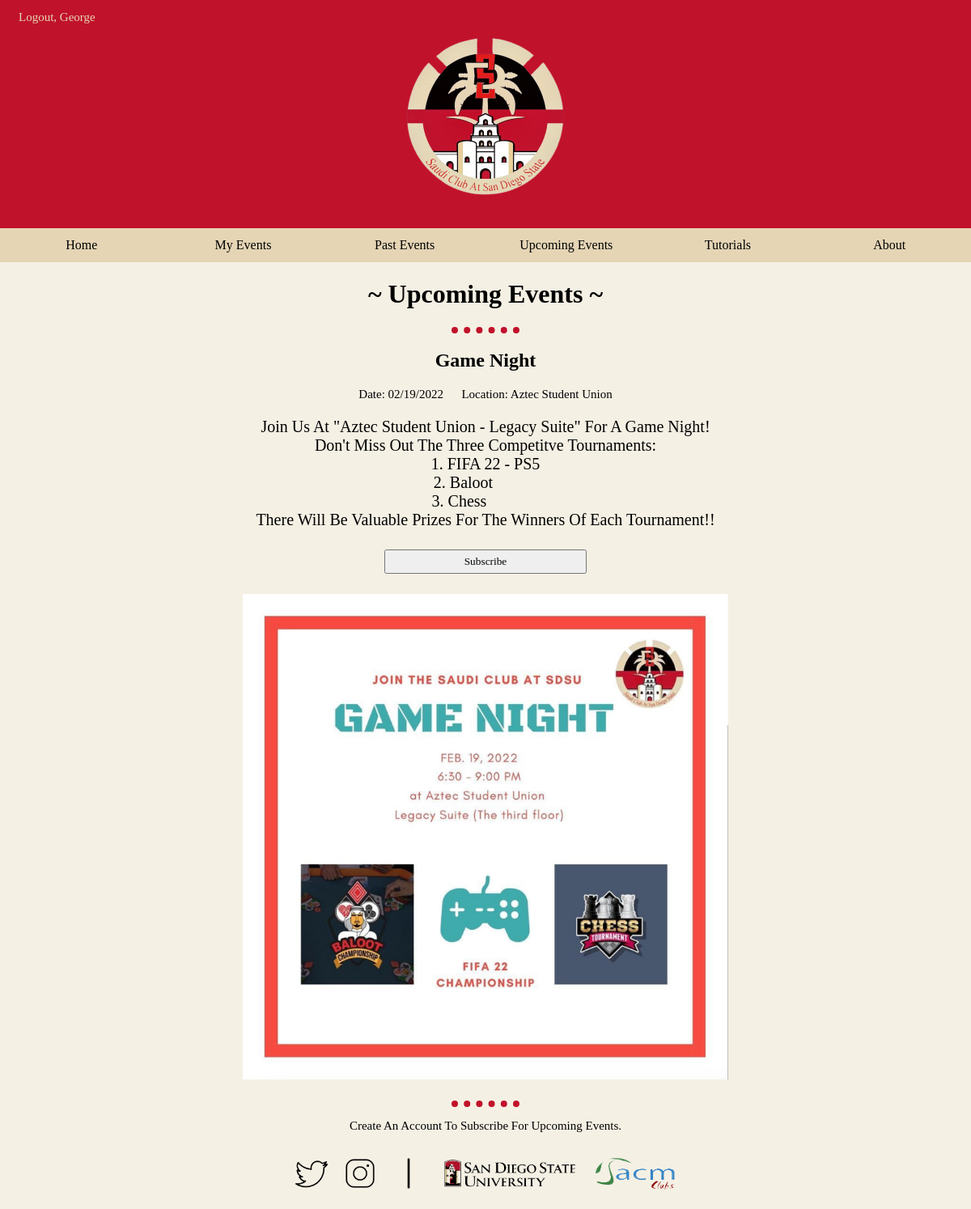
The app's page /upcoming-events.php (signed in) with its own data.
### tables this page shows
CREATE TABLE `events` (
  `eventid` int(11) NOT NULL,
  `eventname` varchar(60) NOT NULL,
  `eventdetails` varchar(300) NOT NULL,
  `eventdate` varchar(60) NOT NULL,
  `eventlocation` varchar(100) NOT NULL,
  `upcoming` int(2) NOT NULL,
  `image` varchar(400) NOT NULL
);

### upcoming-events.php (the view, shortened to what this page needs)
<!DOCTYPE html>
<html>
  <head>
    <link rel="stylesheet" href="css/styles.css">
  </head>
  <body>
    <?php include 'navbar.php';?>
    <div class="Upcoming_events" style="text-align: center;">
      <h1>~ Upcoming Events ~</h1>
      <hr>
      <?php
        $query = "SELECT * FROM events WHERE upcoming=1";
        $upcoming_events = mysqli_query($db, $query);
        while ($row = $upcoming_events->fetch_array(MYSQLI_NUM)) {
          $event_name = $row[1];
          $event_details = $row[2];
          $event_date = $row[3];
          $event_location = $row[4];
          $image = $row[6];
          ?>
          <h2> <?php echo $event_name; ?> </h2>
          <p class="subtext">Date: <?php echo $event_date; ?> &emsp; Location: <?php echo $event_location; ?> </p>
          <p>
            <?php echo $event_details; ?>
            <?php if( isset($_SESSION['userid'])){
                    $query = "SELECT * FROM userevents WHERE userid={$_SESSION['userid']} AND registered = 0";
                    $not_registered = mysqli_query($db, $query);
                    if (mysqli_num_rows($not_registered) == 1) {
                      ?>
                      <form class="Events-Registeration" action = "" method = "post">
                        <input type="submit" name="Register-upcoming" value="Subscribe" style="width: 250px; height: 30px;">
                      </form>
                      <?php
                    }
                  }
            ?>
          </p>
          <img class = "slideshow" src= "<?php echo $image; ?>" style="width:50%">
          <br><br>
        <?php
        }
      ?>
      <hr>
      <p class="subtext">Create an Account to subscribe for upcoming events.</p>
    </div>
    <?php include 'footer.php';?>
  </body>
</html>

### css/styles.css (style rules this page uses)
* { font-family: Copperplate; text-transform: capitalize; }
body { background-color: #E5D5B55A; margin-top: 0px; margin-left: 0px; margin-right: 0px; margin-bottom: 0px; text-align: center; }
p { font-size: 20px; margin-bottom: 25px; }
p.subtext { font-size: 15px; margin-bottom: 10px; }
hr { border-color: #C1122B; border-style: none; border-top-style: dotted; border-width: 8px; width: 7%; }
.Events-Registeration { display: inline-block; }
* { box-sizing: border-box }
img.slideshow { max-height: 650px; width: auto; vertical-align: middle; }
form { text-align: left; }

### records on screen
events: eventname "Game Night", eventdate "02/19/2022", eventlocation "Aztec Student Union", eventdetails "Join Us At \"aztec Student Union - Legacy Suite\" For A Game Night! Don't Miss Out The Three Competitve Tournaments: 1. FIFA 22 - PS5 2. Baloot 3. Chess There Will Be Valuable Prizes For The Winners Of Each Tournament!!", image (picture)

### other values on screen
$_SESSION['username'] "George"
